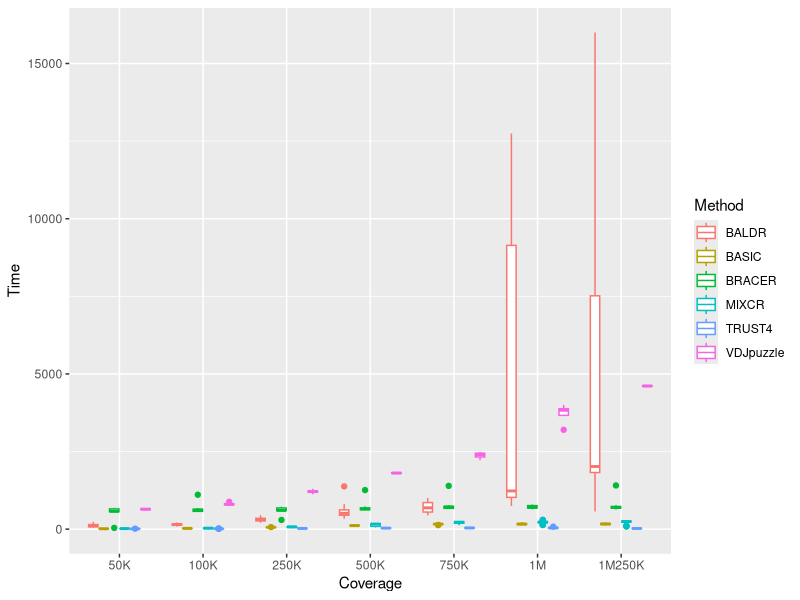

Write R code to recreate this figure. (Note: this script raises an error after producing the figure.)
library(ggplot2)
library(tidyr)
library(plyr)
library(ggplot2)

#input file is within this folder
time_exec <- read.table("Time_Execution_Methods_TT_plus_Linda.txt",header=T)
#names(time_exec)[8] <- "cov1mln.250k"
long_df <- time_exec
#long_df <- time_exec %>%  gather(coverage, time, cov50k:cov1mln.250k)
#long_df <- time_exec %>%  gather(coverage, time, Method)

head(long_df)
long_df$Time <- as.numeric(long_df$Time)
long_df$Coverage <- factor(long_df$Coverage, levels=c("50K", "100K", "250K", "500K", "750K", "1M", "1M250K"))
long_df$Read_Length <- factor(long_df$Read_Length, levels=c("25bp", "50bp", "75bp", "100bp"))
head(long_df)

long_df_25bp <- subset(long_df, Read_Length  == "100bp")
head(long_df_25bp)

p<-ggplot(long_df_25bp, aes(x=Coverage, y=Time, color=Method)) +
  geom_boxplot()

p1 <- p+scale_y_continuous(trans = log2_trans(),
                     breaks = trans_breaks("log2", function(x) 2^x),
                     labels = trans_format("log2", math_format(2^.x)))

p1+ theme(axis.text=element_text(size=18),
          axis.title=element_text(size=18,face="bold"))+  theme(plot.title = element_text(hjust = 0.5))+theme(axis.text=element_text(size=14),axis.title=element_text(size=14,face="bold"))+ggtitle("")+ xlab("") + ylab("Time (Seconds)") +theme(text=element_text(size=15))+theme(axis.text.x = element_text(face="bold", color="#000001")) + theme(axis.text.y = element_text(face="bold", color="#000001"))+theme(text = element_text(size = 18, face="bold"))+theme(axis.title.y = element_text(size = 18))+theme(legend.text = element_text(size = 18,face="plain"))+theme(legend.title = element_text(size = 18))


